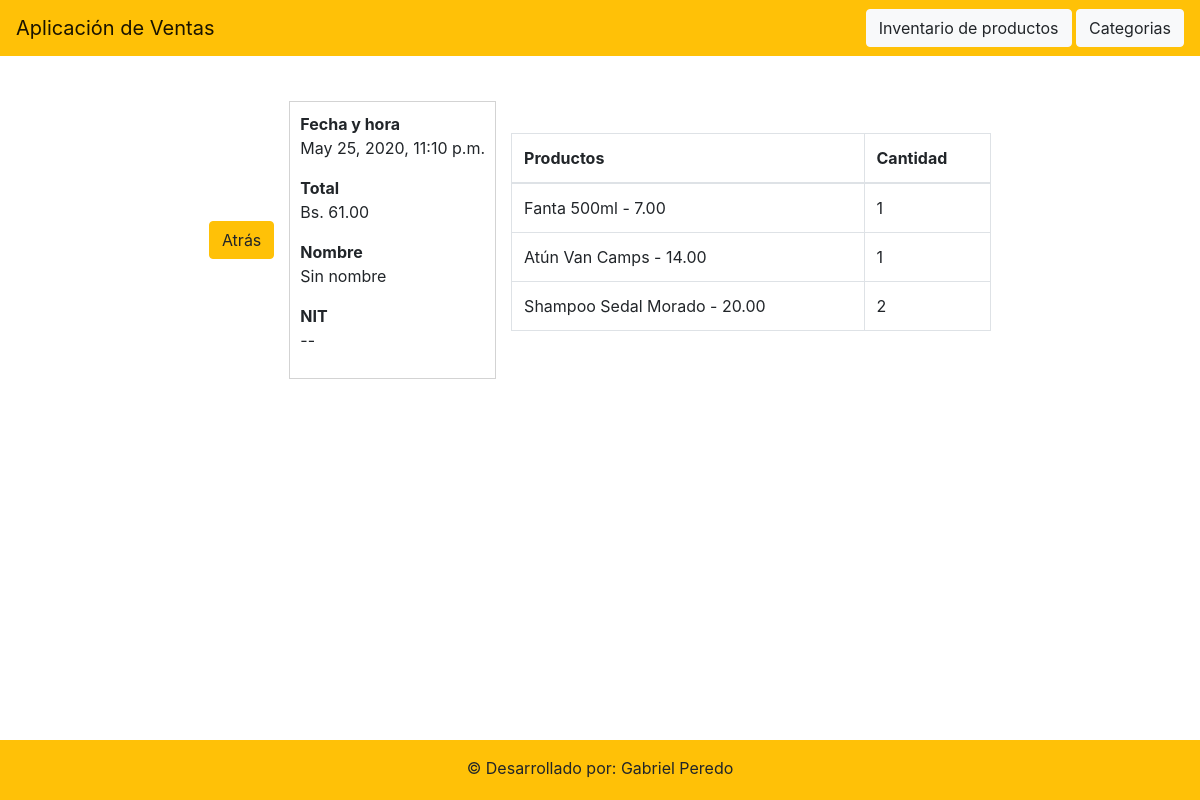
Page /ver_detalle_venta/11 on the committed database.
### ventas/models/venta.py (models this page shows, shortened)
class Venta(models.Model):
    ESTADO_CREADO = 0
    ESTADO_PAGADO = 1
    ESTADO_FACTURADO = 2
    ESTADO_FINALIZADO = 3
    ESTADO_CANCELADO = -1
    ESTADO_ANULADO = -2
    ESTADOS = (
        (ESTADO_CREADO, 'creado'),
        (ESTADO_PAGADO, 'pagado'),
        (ESTADO_FACTURADO, 'facturado'),
        (ESTADO_FINALIZADO, 'finalizado'),
        (ESTADO_CANCELADO, 'cancelado'),
        (ESTADO_ANULADO, 'anulado'),
    )
    id = models.AutoField(primary_key=True)
    codigo = models.IntegerField(null=False)
    fecha_hora = models.DateTimeField()
    total = models.DecimalField(max_digits=50, decimal_places=2, null=False)
    estado = FSMIntegerField(choices=ESTADOS, default=ESTADO_CREADO, protected=True)
    factura_nombre = models.CharField(null=True, max_length=100)
    factura_nit = models.IntegerField(null=True)
    motivo_anulacion = models.CharField(max_length=400, null=True)
    class Meta:
        db_table = 'ventas_ventas'

### ventas/models/detalle_venta.py (models this page shows, shortened)
class DetalleVenta(models.Model):
    id = models.AutoField(primary_key=True)
    fk_venta = models.ForeignKey(Venta, on_delete=models.CASCADE,related_name='Venta', null=False)
    fk_producto = models.ForeignKey(Producto, on_delete=models.CASCADE, related_name='Producto', null=False)
    cantidad = models.IntegerField()
    precio = models.DecimalField(max_digits=10, decimal_places=2, null=True)
    class Meta:
        db_table = 'ventas_detalles_ventas'

### ventas/models/producto.py (models this page shows)
class Producto(models.Model):
    id = models.AutoField(primary_key=True)
    nombre = models.CharField(max_length=300)
    precio_actual = models.DecimalField(max_digits=50, decimal_places=2)
    stock_actual = models.IntegerField(null=False)
    descripcion = models.CharField(max_length=300)
    imagen = models.ImageField(blank=True, upload_to='images')
    fk_categoria = models.ForeignKey(Categoria, on_delete=models.CASCADE, related_name='Categoria', null=False)
    class Meta:
        db_table = 'ventas_productos'
    def __str__(self):
        return self.nombre + ' - ' + str(self.precio_actual)

### ventas/views/venta_view.py (the view)
# urls.py: path('ver_detalle_venta/<int:pk>', venta_view.ver_detalle_venta, name="Ver detalle venta"),
def ver_detalle_venta(request, pk):
    venta = Venta.objects.get(id=pk)
    lista_detalles = DetalleVenta.objects.filter(fk_venta=pk)
    return render(request, 'detalle_venta.html', {
        'venta': venta,
        'lista_detalles': lista_detalles
    })

### ventas/templates/detalle_venta.html (shortened to what this page needs)
{% extends 'base.html' %}
{% block content %}
    <div style="display: flex; flex-direction:row ;justify-content: center; align-items: center; padding-top: 30px">
        <div>
            <a href="{% url 'Ventas lista' %}" class="btn btn-warning">Atrás</a>
        </div>
        {% if venta is not None %}
            <div style="border: lightgrey solid 1px; padding: 10px; margin: 15px">
                <strong>Fecha y hora</strong>
                <p>{{ venta.fecha_hora }}</p>
                <strong>Total</strong>
                <p>Bs. {{ venta.total }}</p>
                <strong>Nombre</strong>
                {% if venta.factura_nombre is not None %}
                    <p>{{ venta.factura_nombre }}</p>
                    {% else %}
                    <p>Sin nombre</p>
                {% endif %}
                <strong>NIT</strong>
                {% if venta.factura_nit is not None %}
                    <p>{{ venta.factura_nit }}</p>
                    {% else %}
                    <p>--</p>
                {% endif %}
            </div>
        {% endif %}
        {% if lista_detalles is not None %}
            <table class="table table-bordered" style="width: 40%">
                <thead>
                    <tr>
                        <th>Productos</th>
                        <th>Cantidad</th>
                    </tr>
                </thead>
                <tbody>
                {% for producto in lista_detalles %}
                    <tr>
                        <td>{{ producto.fk_producto }}</td>
                        <td>{{ producto.cantidad }}</td>
                    </tr>
                {% endfor %}
                </tbody>
            </table>
        {% endif %}
    </div>
{% endblock %}

### ventas/static/ventas/style.css (style rules this page uses)
body { display: flex; min-height: 100vh; flex-direction: column; }

### rows in the picture
Venta: fecha_hora "May 25, 2020, 11:10 p.m.", total "61.00"
DetalleVenta: fk_producto "Fanta 500ml - 7.00", cantidad "1"
DetalleVenta: fk_producto "Atún Van Camps - 14.00", cantidad "1"
DetalleVenta: fk_producto "Shampoo Sedal Morado - 20.00", cantidad "2"
